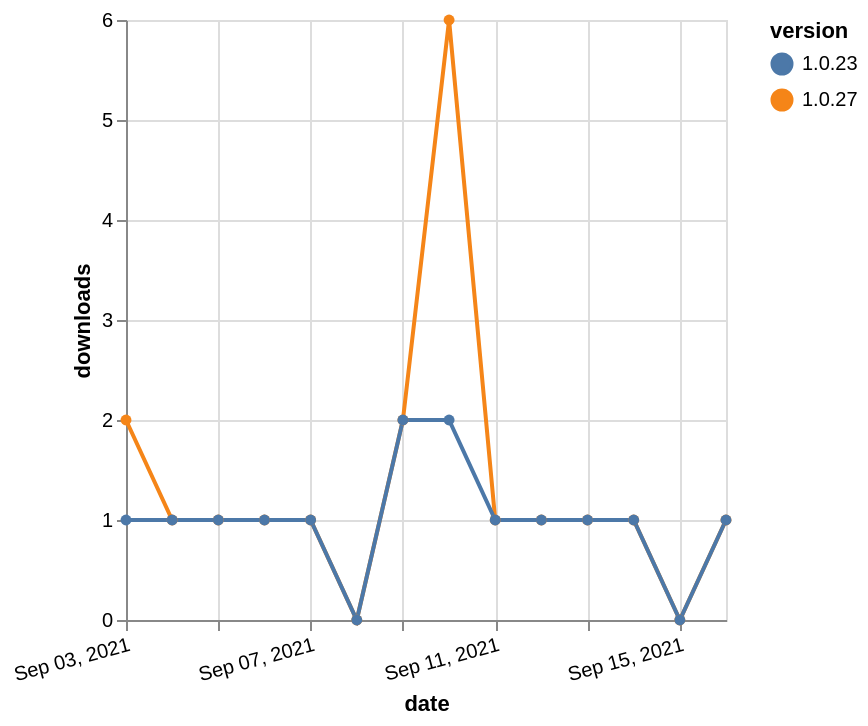

Describe this chart as a Vega-Lite specification.
### Vega-Lite specification from a JSON file in a GitHub repository (floating-point values rounded to 4 significant figures)
{"$schema": "https://vega.github.io/schema/vega-lite/v5.json", "description": "A simple bar chart with embedded data.", "data": {"values": [{"date": "2021-09-03", "total": 234, "delta": 2, "version": "1.0.27"}, {"date": "2021-09-04", "total": 235, "delta": 1, "version": "1.0.27"}, {"date": "2021-09-05", "total": 236, "delta": 1, "version": "1.0.27"}, {"date": "2021-09-06", "total": 237, "delta": 1, "version": "1.0.27"}, {"date": "2021-09-07", "total": 238, "delta": 1, "version": "1.0.27"}, {"date": "2021-09-08", "total": 238, "delta": 0, "version": "1.0.27"}, {"date": "2021-09-09", "total": 240, "delta": 2, "version": "1.0.27"}, {"date": "2021-09-10", "total": 246, "delta": 6, "version": "1.0.27"}, {"date": "2021-09-11", "total": 247, "delta": 1, "version": "1.0.27"}, {"date": "2021-09-12", "total": 248, "delta": 1, "version": "1.0.27"}, {"date": "2021-09-13", "total": 249, "delta": 1, "version": "1.0.27"}, {"date": "2021-09-14", "total": 250, "delta": 1, "version": "1.0.27"}, {"date": "2021-09-15", "total": 250, "delta": 0, "version": "1.0.27"}, {"date": "2021-09-16", "total": 251, "delta": 1, "version": "1.0.27"}, {"date": "2021-09-03", "total": 161, "delta": 1, "version": "1.0.23"}, {"date": "2021-09-04", "total": 162, "delta": 1, "version": "1.0.23"}, {"date": "2021-09-05", "total": 163, "delta": 1, "version": "1.0.23"}, {"date": "2021-09-06", "total": 164, "delta": 1, "version": "1.0.23"}, {"date": "2021-09-07", "total": 165, "delta": 1, "version": "1.0.23"}, {"date": "2021-09-08", "total": 165, "delta": 0, "version": "1.0.23"}, {"date": "2021-09-09", "total": 167, "delta": 2, "version": "1.0.23"}, {"date": "2021-09-10", "total": 169, "delta": 2, "version": "1.0.23"}, {"date": "2021-09-11", "total": 170, "delta": 1, "version": "1.0.23"}, {"date": "2021-09-12", "total": 171, "delta": 1, "version": "1.0.23"}, {"date": "2021-09-13", "total": 172, "delta": 1, "version": "1.0.23"}, {"date": "2021-09-14", "total": 173, "delta": 1, "version": "1.0.23"}, {"date": "2021-09-15", "total": 173, "delta": 0, "version": "1.0.23"}, {"date": "2021-09-16", "total": 174, "delta": 1, "version": "1.0.23"}]}, "width": "container", "mark": {"type": "line", "point": {"filled": true}}, "encoding": {"x": {"field": "date", "type": "temporal", "timeUnit": "yearmonthdate", "title": "date", "axis": {"labelAngle": -15}}, "y": {"field": "delta", "type": "quantitative", "title": "downloads"}, "color": {"field": "version", "type": "nominal"}, "tooltip": {"field": "delta"}}}
